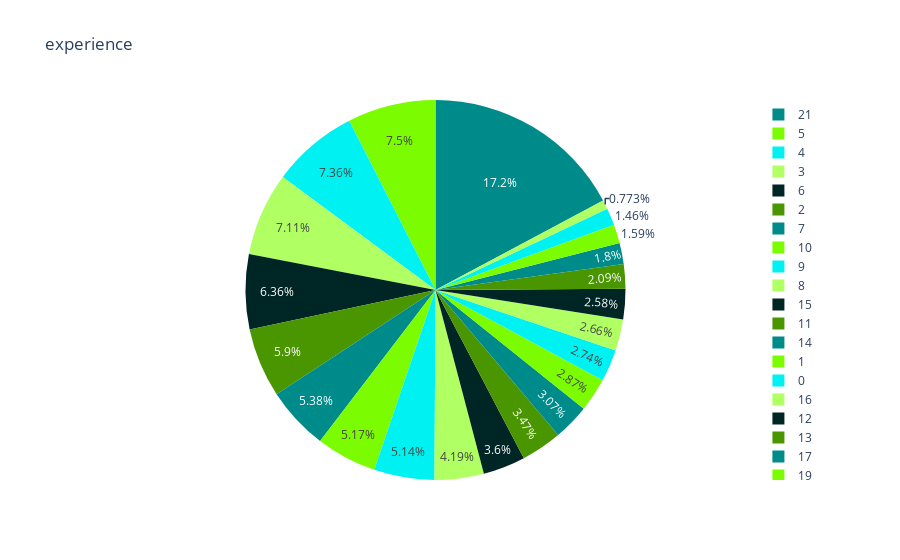

The code cell stored with this chart in its notebook:
### Code cell
pie_chart(hr_train,'experience')

### Figure 1 — Plotly figure (JSON) as saved in the notebook; plotly's stock layout.template omitted (floating-point values rounded to 4 significant figures)
{"data": [{"domain": {"x": [0, 1], "y": [0, 1]}, "hovertemplate": "label=%{label}<br>value=%{value}<extra></extra>", "labels": [21, 5, 4, 3, 6, 2, 7, 10, 9, 8, 15, 11, 14, 1, 0, 16, 12, 13, 17, 19, 18, 20], "legendgroup": "", "name": "", "showlegend": true, "type": "pie", "values": [3294, 1437, 1410, 1362, 1218, 1131, 1030, 990, 984, 802, 689, 665, 589, 550, 524, 510, 495, 401, 344, 304, 280, 148]}], "layout": {"legend": {"tracegroupgap": 0}, "piecolorway": ["darkcyan", "lawngreen"], "title": {"text": "experience"}}}
